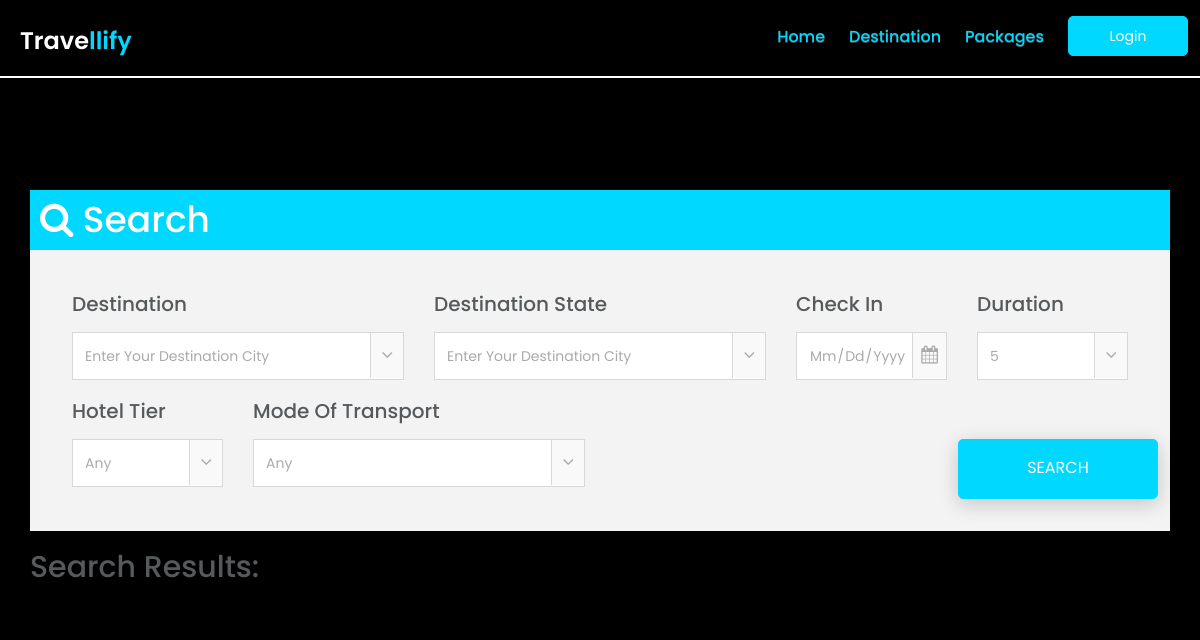
The page /browse on the database as committed earlier.
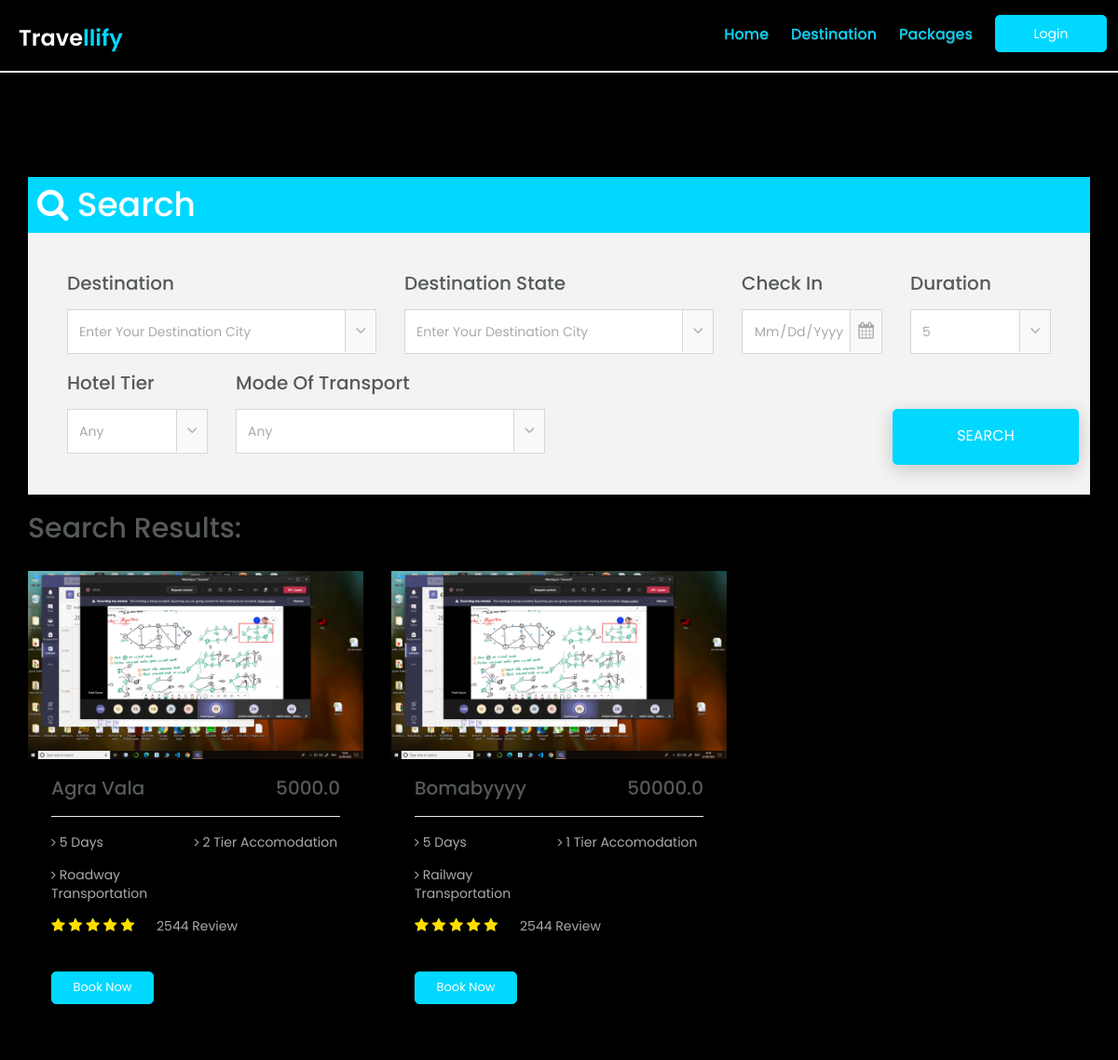
The same page on the database as committed later.
### app1/models.py (models this page shows, shortened)
class Package(models.Model):
    name = models.CharField(max_length=100)
    days = models.IntegerField()
    hotel = models.ForeignKey(Hotel, on_delete=models.CASCADE)
    mot = models.ForeignKey(Mot, on_delete=models.CASCADE)
    destination = models.ForeignKey(Destination, on_delete=models.CASCADE)
    cost = models.FloatField()
    ppic = models.ImageField(
        upload_to='package/%Y/%m/%d/', blank=True, default='media/h.jpg')
    review = models.IntegerField()

class Hotel(models.Model):
    info = models.TextField(blank=True, null=True)
    tier = models.IntegerField()
    hname = models.CharField(max_length=255)
    street = models.CharField(max_length=255)
    d_id = models.ForeignKey(Destination, on_delete=models.CASCADE)
    hpic = models.ImageField(
        upload_to='hotel/%Y/%m/%d/', blank=True, default='media/h.jpg')

class Mot(models.Model):
    fare = models.FloatField()
    t_type = models.CharField(max_length=20)

### app1/views.py (the view)
# urls.py: path('browse', views.browse, name='browse'),
def browse(request):
    p = Package.objects.all()
    d = Destination.objects.all()
    s = []
    for j in d:
        if j.dstate not in s:
            s.append(j.dstate)
    context = {
        'p': p,
        'd': d,
        's': s,
        'c': cost_c,
        't': tier_c,
        'm': mot_c,
        'days': days_c
    }
    return render(request, 'browse.html', context)

### templates/browse.html (shortened to what this page needs)
{% extends 'base.html' %} {% load static %} {% block content %} {% include 'navbar.html' %}
<br><br>
<section class="travel-box">
    <div class="container">
        <div class="row">
            <div class="col-md-12">
                <div class="single-travel-boxes">
                    <div style="width:100%;background-color:#00d8ff;padding:10px">
                        <h1 style="color:#fff"><i class="fa fa-search"></i> Search</h1>
                    </div>
                    <div class="tab-content">
                        <div class="tab-para">
                            <div class="row">
                                <div class="col-lg-4 col-md-4 col-sm-12">
                                    <div class="single-tab-select-box">
                                        <h2>destination</h2>
                                        <div class="travel-select-icon">
                                            <select class="form-control">
                                  <option value="default">
                                    enter your destination city
                                  </option>
                                </select>
                                        </div>
                                    </div>
                                </div>
                                <div class="col-lg-4 col-md-4 col-sm-12">
                                    <div class="single-tab-select-box">
                                        <h2>destination State</h2>
                                        <div class="travel-select-icon">
                                            <select class="form-control">
                                  <option value="default">
                                    enter your destination city
                                  </option>
                                </select>
                                        </div>
                                    </div>
                                </div>
                                <div class="col-lg-2 col-md-3 col-sm-4">
                                    <div class="single-tab-select-box">
                                        <h2>check in</h2>
                                        <div class="travel-check-icon">
                                            <form action="#">
                                                <input type="date" name="check_in" class="form-control" />
                                            </form>
                                        </div>
                                    </div>
                                </div>
                                <div class="col-lg-2 col-md-1 col-sm-4">
                                    <div class="single-tab-select-box">
                                        <h2>duration</h2>
                                        <div class="travel-select-icon">
                                            <select class="form-control">
                                  <option value="default">5</option>
                                </select>
                                        </div>
                                    </div>
                                </div>
                                <div class="col-lg-2 col-md-1 col-sm-4">
                                    <div class="single-tab-select-box">
                                        <h2>Hotel Tier</h2>
                                        <div class="travel-select-icon">
                                            <select class="form-control">
                                  <option value="default">Any</option>
                                </select>
                                        </div>
                                    </div>
                                </div>
                                <div class="col-lg-4 col-md-1 col-sm-4">
                                    <div class="single-tab-select-box">
                                        <h2>Mode of Transport</h2>
                                        <div class="travel-select-icon">
                                            <select class="form-control">
                                  <option value="default">Any</option>
                                </select>
                                        </div>
                                    </div>
                                </div>
                                <div class="row">
                                    <div class="about-btn travel-mrt-0 pull-right">
                                        <button class="about-view travel-btn">search</button>
                                    </div>
                                </div>
                            </div>
                        </div>
                    </div>
                </div>
            </div>
        </div>
    </div>
</section>
<section id="pack" class="packages">
    <div class="container">
        <div class="gallary-header ">
            <h2>Search results:</h2>
        </div>
        <div class="packages-content">
            <div class="row">
                {% for i in p %}
                <div class="col-md-4 col-sm-6">
                    <div class="single-package-item">
                        <img src="{{i.ppic.url}}" alt="package-place" />
                        <div class="single-package-item-txt">
                            <h3>{{i.name}} <span class="pull-right">{{i.cost}}</span></h3>
                            <div class="packages-para">
                                <p>
                                    <span>
                        <i class="fa fa-angle-right"></i> {{i.days}} days
                      </span>
                                    <i class="fa fa-angle-right"></i> {{i.hotel.tier}} tier accomodation
                                </p>
                                <p>
                                    <span>
                        <i class="fa fa-angle-right"></i> {{i.mot.t_type}} transportation
                      </span>
                                </p>
                            </div>
                            <div class="packages-review">
                                <p>
                                    <i class="fa fa-star"></i>
                                    <i class="fa fa-star"></i>
                                    <i class="fa fa-star"></i>
                                    <i class="fa fa-star"></i>
                                    <i class="fa fa-star"></i>
                                    <span>2544 review</span>
                                </p>
                            </div>
                            <div class="about-btn">
                                <button class="about-view packages-btn"><a href="{% url 'package' i.id%}" style="color: white">Book now</a></button>
                            </div>
                        </div>
                    </div>
                </div>
                {% endfor %}
            </div>
        </div>
    </div>
</section>
{% endblock %}

### templates/base.html (shortened to what this page needs)
{% load static %}
<!DOCTYPE html>
<html lang="en">
  <head>
    <link
      rel="stylesheet"
      href="https://maxcdn.bootstrapcdn.com/bootstrap/3.3.6/css/bootstrap.min.css"
    />
    <link
      rel="stylesheet"
      href="https://maxcdn.bootstrapcdn.com/bootstrap/3.3.6/css/bootstrap-theme.min.css"
    />
    <link
      rel="stylesheet"
      href="https://stackpath.bootstrapcdn.com/font-awesome/4.7.0/css/font-awesome.min.css"
    />
    <link rel="stylesheet" href="{% static 'assets/images/style.css' %}" />
  </head>
  <body>
    {% block content %} {% endblock %}
  </body>
</html>

### templates/navbar.html (shortened to what this page needs)
{% extends 'base.html' %} {% load static %} {% block content %} {% if user.is_authenticated%}
<header class="top-area">
    <div class="header-area">
        <div>
            <div class="row">
                <div class="col-sm-2">
                    <div class="logo">
                        <a href="index.html" style="margin-left:20px"> Trave<span>llify</span> </a>
                    </div>
                </div>
                <div class="col-sm-10">
                    <div class="main-menu">
                        <div class="navbar-header">
                            <button type="button" class="navbar-toggle" data-toggle="collapse" data-target=".navbar-collapse">
                <i class="fa fa-bars"></i>
              </button>
                        </div>
                        <div class="collapse navbar-collapse">
                            <ul class="nav navbar-nav navbar-right">
                                <li class="smooth-menu">
                                    <a href="#home" style="color: #00d8ff">home</a>
                                </li>
                                <li class="smooth-menu">
                                    <a href="{% url 'browse'%}" style="color: #00d8ff"> Browse </a>
                                </li>
                                <li>
                                    <button class="book-btn" data-toggle="modal" data-target="#mm">
                    Edit Profile
                  </button>
                                </li>
                                <li>
                                    <form method="POST" action="{% url 'logout' %}">
                                        {% csrf_token %}
                                        <button type="submit" class="book-btn nav-link">Logout</button>
                                    </form>
                                </li>
                            </ul>
                        </div>
                    </div>
                </div>
            </div>
            <div class="home-border"></div>
        </div>
    </div>
</header>
<div class="modal" id="mm">
    <div class="modal-dialog">
        <div class="form-box" style="height:550px;">
            <button type="submit" class="submit-btn">Edit Details</button>
            <form action={% url 'edit' %} class="input-group" id="login" method="POST">
                {% csrf_token %}
                <input type="text" class="input-field" name="fname" placeholder="First Name" value="{{u.first_name}}" required />
                <input type="text" class="input-field" name="lname" placeholder="Last Name" value="{{u.last_name}}" required />
                <input type="text" class="input-field" name="email" placeholder="Email" value="{{u.email}}" required />
                <input type="text" class="input-field" name="phone" placeholder="Phone" value="{{u.phone}}" required />
                <input type="text" class="input-field" name="city" placeholder="city" value="{{u.city}}" required />
                <br /><br />
                <button type="submit" class="submit-btn">Submit</button>
            </form>
            </form>
        </div>
    </div>
</div>
{% else %}
<header class="top-area">
    <div class="header-area">
        <div>
            <div class="row">
                <div class="col-sm-2">
                    <div class="logo">
                        <a href="index.html" style="margin-left:20px"> Trave<span>llify</span> </a>
                    </div>
                </div>
                <div class="col-sm-10">
                    <div class="main-menu">
                        <div class="collapse navbar-collapse">
                            <ul class="nav navbar-nav navbar-right">
                                <li class="smooth-menu">
                                    <a href="#home" style="color: #00d8ff">home</a>
                                </li>
                                <li class="smooth-menu">
                                    <a href="#gallery" style="color: #00d8ff">Destination</a>
                                </li>
                                <li class="smooth-menu">
                                    <a href="#pack" style="color: #00d8ff"> Packages </a>
                                </li>
                                <li>
                                    <button class="book-btn" data-toggle="modal" data-target="#mm">
                    Login
                  </button>
                                </li>
                            </ul>
                        </div>
                    </div>
                </div>
            </div>
            <div class="home-border"></div>
        </div>
    </div>
</header>
{% endif %}  {% endblock %}

Rows that differ between the two databases and show on the page:
added Package: ppic (picture), name "Agra Vala", cost "5000.0", days "5", hotel.tier "2", mot.t_type "Roadway"
added Package: ppic (picture), name "Bomabyyyy", cost "50000.0", days "5", hotel.tier "1", mot.t_type "Railway"
